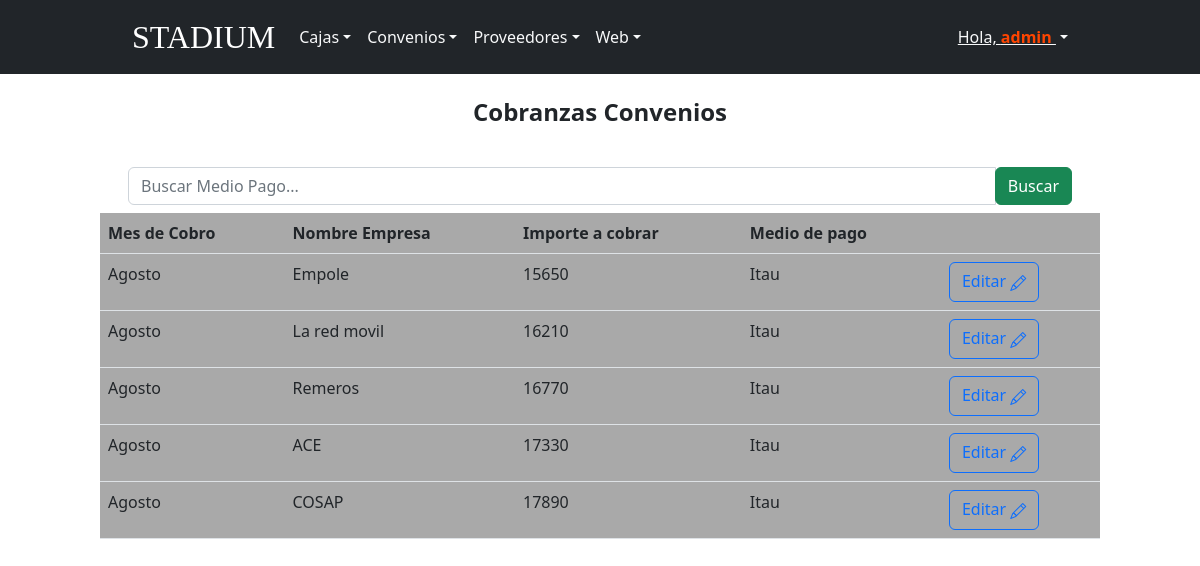
Screenshot of /Stadium/covenios/cobranzas_convenios (signed in) with the database file from the repository.
### AdmConveniosApp/models.py (models this page shows)
class CobranzasConvenios(models.Model):
    mes_cobro=models.CharField(max_length=50, choices=mes)
    fecha_corte=models.CharField(max_length=50)
    num_empresa = models.IntegerField()
    nombre_empresa = models.CharField(max_length=50)
    mes_resumen=models.CharField(max_length=50, choices=mes)
    imp_resumen=models.IntegerField()
    imp_bonificacion=models.IntegerField(default=0, blank=True,null=True)
    num_documento = models.IntegerField(default=0, blank=True, null=True)
    imp_resguardo = models.IntegerField(default=0, blank=True, null=True)
    imp_recargo = models.IntegerField(default=0,  blank=True ,null=True)
    imp_cobrar=models.IntegerField()
    medio_pago=models.CharField(max_length=50, choices=medio_pago)
    sap_banco = models.IntegerField(blank=True,null=True)
    sap_convenios = models.IntegerField(default=0, blank=True, null=True)
    imp_pago = models.IntegerField(blank=True,null=True)
    fecha_pago=models.DateField(blank=True,null=True)
    estado = models.BooleanField(default=True)

### AdmConveniosApp/views.py (the view)
class CobranzasConveniosList(ListView):
    model = CobranzasConvenios
    template_name = "Convenios/list_cobranzas_convenios.html"
    def get(self, request, *args, **kwargs):
        user = request.user
        filtro = CobranzasConvenios.objects.filter(estado=True).order_by('medio_pago')
        queryset = request.GET.get("buscar")
        if queryset:
            filtro = CobranzasConvenios.objects.filter(
                Q(medio_pago__icontains=queryset),
                Q(estado=True)
            )
        return render(request, self.template_name, {"filtro": filtro})

### AdmConveniosApp/templates/Convenios/list_cobranzas_convenios.html (shortened to what this page needs)
{% extends 'base.html' %}
{% block content %}
<center>
    <div class="col-10">
        <div class="table">
            <center><br>
                <h4><b>Cobranzas Convenios</b></h4>
            </center><br>
<div class="container">
    <div class="row">
        <div class="search">
            <form method="get">
                <div id="custom-search-input">
                    <div class="input-group">
                        <input type="text" class="form-control" min="0" placeholder="Buscar Medio Pago..."
                            name="buscar">
                        <span class="input-group-list">
                            <button type="submit" class="btn btn-success">Buscar</button>
                        </span>
                    </div>
                </div>
            </form>
        </div>
    </div>
</div>
            <table class="table" style="background-color: darkgrey;">
                <thead class="thead-dark">
                    <tr>
                        <th scope="col">Mes de Cobro</th>
                        <th scope="col">Nombre Empresa</th>
                        <th scope="col">Importe a cobrar</th>
                        <th scope="col">Medio de pago</th>
                    </tr>
                </thead>
                <tbody>
                    <center>
                        {% for n in filtro %}
                        <tr>
                            <td>{{ n.mes_cobro }}</td>
                            <td>{{ n.nombre_empresa }}</td>
                            <td>{{ n.imp_cobrar }}</td>
                            <td>{{ n.medio_pago }}</td>
                            <td><a type="button" class="btn btn-outline-primary"
                                    href="{% url 'cobranzas_convenios_update' n.id %}">Editar <i class="bi bi-pencil"></i></a>
                            </td>
                        </tr>
                    </center>
                    {% endfor %}
            <br>
{% endblock %}

### Stadium_Calzados/templates/login/base.html (shortened to what this page needs)
{% load static %}
<!doctype html>
<html lang="es">
<head>
    <link rel="stylesheet" href="https://cdn.jsdelivr.net/npm/bootstrap-icons@1.9.1/font/bootstrap-icons.css">
    <link rel="stylesheet" href="{% static 'css/pdf.css' %}">
    <link href="{% static 'assets/dist/css/bootstrap.min.css' %}" rel="stylesheet">
    <link href="{% static 'css/navbar.css' %}" rel="stylesheet">
    <link href="{% static 'css/headers.css' %}" rel="stylesheet">
    <link href="{% static 'css/form-validation.css' %}" rel="stylesheet">
</head>
<body>
<nav class="navbar navbar-expand-lg navbar-dark bg-dark" aria-label="Fifth navbar example">
<div class="container">
<a class="navbar-brand" style="font-size:150%; font-size: 200%; font-family: Georgia, 'Times New Roman', Times, serif;" href="{% url 'inicio' %}">STADIUM</a>
<div class="collapse navbar-collapse" id="navbarsExample05">
<ul class="navbar-nav me-auto mb-2 mb-lg-0">
    {% if user.is_staff %}
<li class="nav-item dropdown">
    <a class="nav-link dropdown-toggle text-light" href="#" id="dropdown05" data-bs-toggle="dropdown"
        aria-expanded="false">Cajas</a>
</li>
<li class="nav-item dropdown">
    <a class="nav-link dropdown-toggle text-light" href="#" id="dropdown05" data-bs-toggle="dropdown"
        aria-expanded="false">Convenios</a>
</li>
<li class="nav-item dropdown">
    <a class="nav-link dropdown-toggle text-light" href="#" id="dropdown05" data-bs-toggle="dropdown"
        aria-expanded="false">Proveedores</a>
</li>
<li class="nav-item dropdown">
    <a class="nav-link dropdown-toggle text-light" href="#" id="dropdown05" data-bs-toggle="dropdown"
        aria-expanded="false">Web</a>
</li>
{% endif %}
</ul>
</div>
<div class="dropdown text-end">
{% if user.is_staff %}
<a href="#" class="d-block link-dark text-light dropdown-toggle" id="dropdownUser1" data-bs-toggle="dropdown" aria-expanded="false">
<img class="rounded-circle" style="color:white">Hola, <strong style="color: orangered">{{user}}
</strong></a>
{% endif %}
</div>
</div>
</nav>
{% block content %}
{% endblock %}
</body>
</html>

### static/css/navbar.css (style rules this page uses)
body { padding-bottom: 30px; }
.navbar { margin-bottom: 0px; }

### static/css/headers.css (style rules this page uses)
.dropdown-toggle { outline: 0; }

### static/css/form-validation.css (style rules this page uses)
.container { max-width: 960px; }

### Stadium_Calzados/templates/login/base.html (style rules this page uses)
.bi { vertical-align: -.125em; fill: currentColor; }

### rows the page displays
CobranzasConvenios: mes_cobro "Agosto", nombre_empresa "Empole", imp_cobrar "15650", medio_pago "Itau"
CobranzasConvenios: mes_cobro "Agosto", nombre_empresa "La red movil", imp_cobrar "16210", medio_pago "Itau"
CobranzasConvenios: mes_cobro "Agosto", nombre_empresa "Remeros", imp_cobrar "16770", medio_pago "Itau"
CobranzasConvenios: mes_cobro "Agosto", nombre_empresa "ACE", imp_cobrar "17330", medio_pago "Itau"
CobranzasConvenios: mes_cobro "Agosto", nombre_empresa "COSAP", imp_cobrar "17890", medio_pago "Itau"

### other values shown
{{ user }} "admin"
